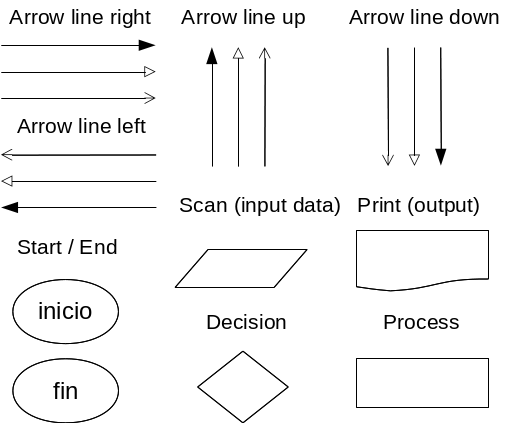
#> input picture model/set_shapes.png, 510 x 423 px; its folder holds only this picture in this run
$ python -i image_preprocessor.py   (imports and definitions only)
#> lines starting #> are read from the running program, lines starting #| are printed output that depends on the picture; after the words box and inside, x2 and y2 are one past the last pixel; in counts of white or black regions, pixels touching at a corner belong together
#> further down, picture is the input picture: shape (423, 510, 3); min 0, max 255, mean 244
import copy
import os

import cv2
import numpy as np


class ImagePreprocessor(object):
    """Manipulate digital images to improve the handwritten flowcharts
    photos.
    """

    def __init__(self, image):
        super(ImagePreprocessor, self).__init__()
        self.image = image

    def to_gray_scales(self):
        """Return the image in gray scales."""

        res = copy.deepcopy(self.image)
        # Converting color image to grayscale image
        res = cv2.cvtColor(res, cv2.COLOR_BGR2GRAY)
        return res

    def adaptative_thresholding_otsu(self):
        """Return thresholdized image, convert image to grayscale, then
        apply a Gaussian filter, finally apply Otsu's thresholding.
        """

        img = self.to_gray_scales()
        # Otsu's thresholding after Gaussian filtering
        blur = cv2.GaussianBlur(img, (5,5), 0)
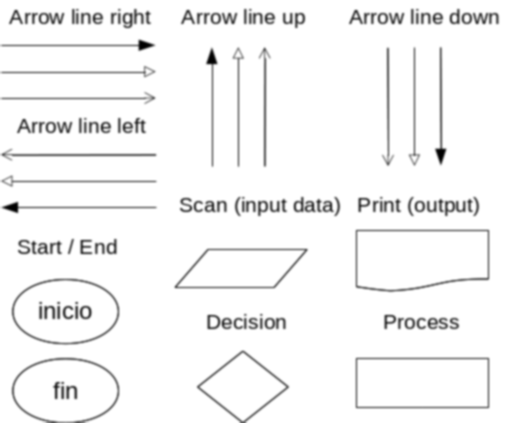
#> blur: shape (423, 510); min 0, max 255, mean 244
        retV, res = cv2.threshold(blur, 0, 255, cv2.THRESH_BINARY+cv2.THRESH_OTSU)
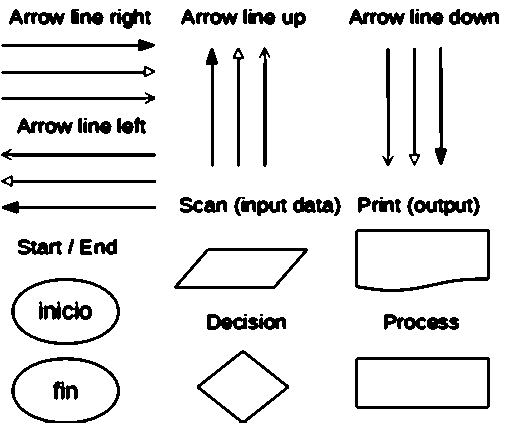
#> res: shape (423, 510); 90% white; 73 black regions (7 under 20 px), largest, box (x1, y1, x2, y2) and area: (355, 229, 490, 292) 1146, (355, 357, 490, 409) 1076, (174, 248, 308, 289) 893
#> retV = 206

        return res

    # Best visual results
    # [52 lines left out: functions apply_unsharp_masking, adaptative_thresholding, adaptative_thresholding_gaussian, augment_brightness, not called in this run]

path = "/home/david/Escritorio/set10/"
res_folder = "testing_img_prep"
# [1 line that did not run here, left out]

# [7 lines not run here, left out]

>>> import cv2
>>> picture = cv2.imread('set_shapes.png')
>>> result = ImagePreprocessor(picture).adaptative_thresholding_otsu()
